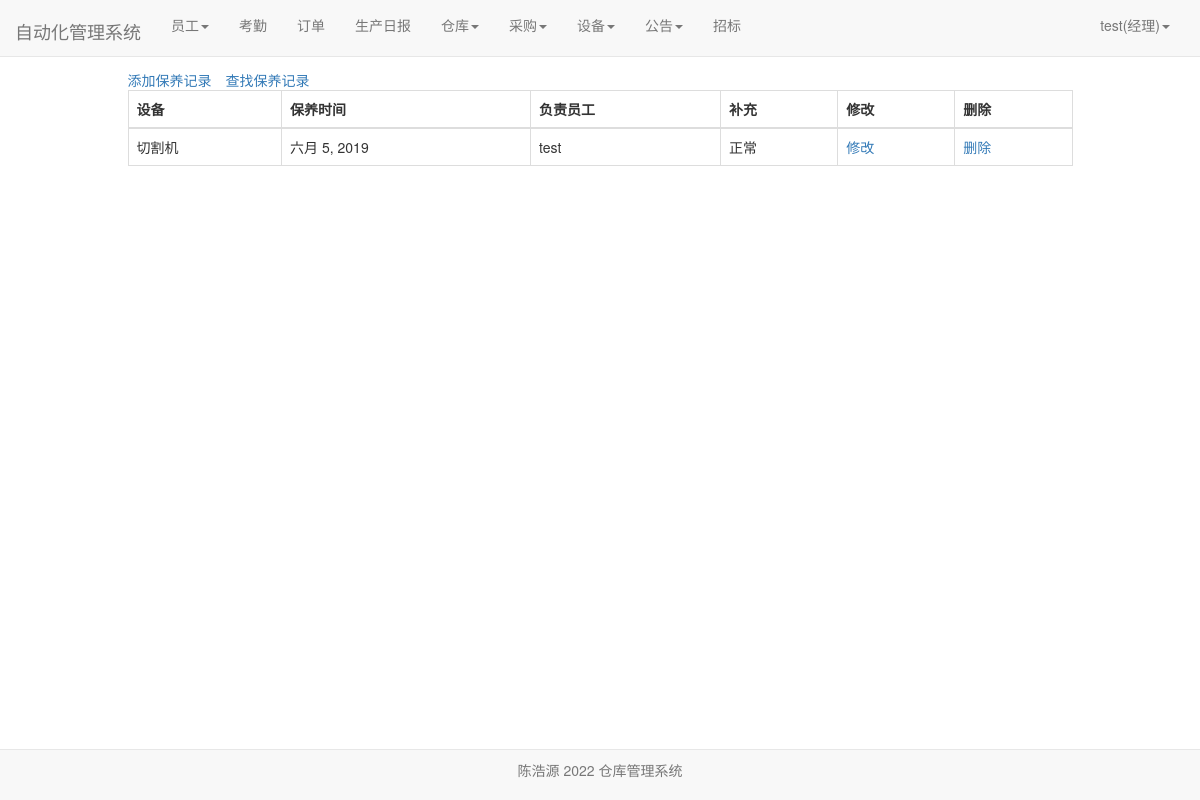
The page /facility/maintain_document/ (signed in) on the database its author committed.
### user/models.py (models this page shows)
class Profile(models.Model):
    user = models.OneToOneField(User, on_delete=models.CASCADE)
    staff_gender = models.CharField(max_length=10, choices=(('male', '男'), ('female', '女')), default='male',
                                    verbose_name='性别')
    staff_age = models.PositiveIntegerField(verbose_name="年龄")
    staff_home = models.CharField(max_length=100, verbose_name="籍贯")
    staff_nationality = models.CharField(max_length=20, verbose_name="民族")  # 民族
    staff_tel = models.BigIntegerField(verbose_name="电话")
    start_time = models.DateField(auto_now_add=True, verbose_name="入职时间")  # 入职时间
    id_card = models.CharField(max_length=20,verbose_name="身份证")  # 身份证号
    staff_type = models.CharField(max_length=100,verbose_name="职位", null=True)  # 职位
    salary_pre_hour = models.IntegerField(verbose_name="时薪")  # 时薪
    class Meta:
        ordering = ['-start_time']

### facility/models.py (models this page shows)
class Maintain(models.Model):#保养
    facility_id = models.ForeignKey(Facility, on_delete=models.CASCADE, verbose_name="设备")
    last_time = models.DateField(auto_now=True, verbose_name="保养时间")
    staff_name = models.ForeignKey(User, on_delete=models.DO_NOTHING, verbose_name="保养员")
    complmentary = models.TextField(verbose_name="补充")

class Facility(models.Model):#设备
    version = models.CharField(max_length=100, verbose_name="型号")
    facility_name = models.CharField(max_length=100, verbose_name="名称")
    price = models.BigIntegerField(verbose_name="价格")
    buyer = models.ForeignKey(User, on_delete=models.DO_NOTHING, verbose_name="购买人")
    buy_time = models.DateField(auto_now_add=True, verbose_name="购买时间")
    def __str__(self):
        return self.facility_name

### facility/views.py (the view)
# urls.py: path('maintain_document/', views.maintain_document, name='maintain_document'),
def maintain_document(request):
    facilities = Maintain.objects.all()
    context= {}
    context['facilities'] = facilities
    return render(request, 'maintain_document.html', context)

### user/models.py (called while the page is built)
def get_staff_type(self):
    if Profile.objects.filter(user=self).exists():
        profile = Profile.objects.get(user=self)
        return profile.staff_type
    else:
        return ''

### facility/templates/maintain_document.html (shortened to what this page needs)
{% extends 'base.html' %}
{% if user.is_authenticated %}
                        {% block nav_facility_active %}active{% endblock %}
{% endif %}
{% block content %}
    <div class="containter">
        <div class="row">
            <div class="col-xs-10 col-xs-offset-1">
                {% if user.is_authenticated %}
                <table class="table table-bordered table-hover">
                    <span style="margin-right: 1em"><a href="{% url 'maintain_append' %}">添加保养记录</a></span>
                    <a href="{% url 'maintain_select' %}">查找保养记录</a>
                  <thead>
                    <tr>
                      <th scope="col">设备</th>
                      <th scope="col">保养时间</th>
                      <th scope="col">负责员工</th>
                      <th scope="col">补充</th>
                         <th scope="col">修改</th>
                      <th scope="col">删除</th>
                    </tr>
                  </thead>
                  <tbody>
                  {%for facility in facilities%}
                    <tr>
                      <td>{{facility.facility_id}}</td>
                      <td>{{facility.last_time}}</td>
                      <td>{{facility.staff_name}}</td>
                      <td>{{facility.complmentary}}</td>
                         <td><a href="{% url 'maintain_modify' facility.pk %}">修改</a></li></td>
                      <td><a href="{% url 'maintain_delete' facility.pk %}">删除</a></li></td>
                    </tr>
                  {% endfor %}
                  </tbody>
                </table>
                {% else %}
                    <span>未登录，跳转到首页...</span>
                    <script type="text/javascript">
                        window.location.href = '/';
                    </script>
                {% endif %}
            </div>
        </div>
    </div>
{% endblock %}

### templates/base.html (shortened to what this page needs)
{% load staticfiles %}
<!doctype html>
<html lang="en">
<head>
    <link rel="stylesheet" href="{% static 'base.css' %}">
     <link rel="stylesheet" href="{% static 'home.css' %}">
    <link rel="stylesheet" href="{% static 'bootstrap-3.37/css/bootstrap.min.css' %}">
</head>
<body>
     <div class="navbar navbar-default navbar-fixed-top" role="navigation">
        <div class="container-fluid">
            <div class="navbar-header">
            </div>
        </div>
     </div>
    <nav class="navbar navbar-default navbar-fixed-top">
      <div class="container-fluid">
        <div class="navbar-header">
          <a class="navbar-brand" href="{% url 'home' %}">自动化管理系统</a>
        </div>
          {% if  user.is_authenticated %}
        <div class="collapse navbar-collapse" id="bs-example-navbar-collapse-1">
          <ul class="nav navbar-nav">
              {% if user.get_staff_type == '经理' %}
              <li class="{% block nav_staff_active %}{% endblock %}">
                    <li class="dropdown">
                      <a href="#" class="dropdown-toggle" data-toggle="dropdown" role="button" aria-haspopup="true" aria-expanded="false">员工<span class="caret"></span></a>
                    </li>
                  </li>
                 <li class="{% block nav_attendence_active %}{% endblock %}"><a href="{% url 'attendence_lists'%}">考勤</a></li>
                  <li class="{% block nav_order_active %}{% endblock %}"><a href="{% url 'order_list' %}">订单</a></li>
                  <li class="{% block nav_producediary_active %}{% endblock %}"><a href="{% url 'product_diary' %}">生产日报</a></li>
                   <li class="{% block nav_warehousediary_active %}{% endblock %}">
                    <li class="dropdown">
                      <a href="#" class="dropdown-toggle" data-toggle="dropdown" role="button" aria-haspopup="true" aria-expanded="false">仓库<span class="caret"></span></a>
                    </li>
                  </li>
                  <li class="{% block nav_purchase_active %}{% endblock %}">
                    <li class="dropdown">
                      <a href="#" class="dropdown-toggle" data-toggle="dropdown" role="button" aria-haspopup="true" aria-expanded="false">采购<span class="caret"></span></a>
                    </li>
                  </li>
                  <li class="{% block nav_facility_active %}{% endblock %}">
                    <li class="dropdown">
                      <a href="#" class="dropdown-toggle" data-toggle="dropdown" role="button" aria-haspopup="true" aria-expanded="false">设备<span class="caret"></span></a>
                    </li>
                  </li>
              <li class="{% block nav_notice_active %}{% endblock %}">
                    <li class="dropdown">
                      <a href="#" class="dropdown-toggle" data-toggle="dropdown" role="button" aria-haspopup="true" aria-expanded="false">公告<span class="caret"></span></a>
                    </li>
                  </li>
                  <li class="{% block nav_salary_active %}{% endblock %}"><a href="{% url 'bidding'%}">招标</a></li>
              {%endif%}
          </ul>
        <ul class="nav navbar-nav navbar-right">
            <li class="dropdown">
              <a href="#" class="dropdown-toggle" data-toggle="dropdown" role="button" aria-haspopup="true" aria-expanded="false">
                  {{user.username}}({{user.get_staff_type}})<span class="caret"></span></a>
            </li>
        </ul>
    </div>
          {% else %}
           <ul class="nav navbar-nav navbar-right">
                <li><a href="{% url 'login' %}?from={{ request.get_full_path }}">登录</a></li>
           </ul>
          {% endif %}
      </div>
    </nav>
     <div id="footer" class="container">
    <nav class="navbar navbar-default navbar-fixed-bottom">
        <div class="navbar-inner navbar-content-center">
            <p class="text-muted credit text-center" style="padding: 10px;">
                陈浩源 2022 仓库管理系统
            </p>
        </div>
    </nav>
    {% block content%} {% endblock %}
</body>
</html>

### static/home.css (style rules this page uses)
* { margin: 0; padding: 0; }
body { margin-top: 70px!important; }
ul { list-style-type: none!important; }
ul.navbar-right { margin-right: 0; }
div.navbar-header { font-size: 200%; padding-top: 0.2em; }

### rows shown on the page
Maintain: facility_id "切割机", last_time "六月 5, 2019", staff_name "test", complmentary "正常"

### other values the page prints
{{ user.username }} "test"
{{ user.get_staff_type }} "经理"
